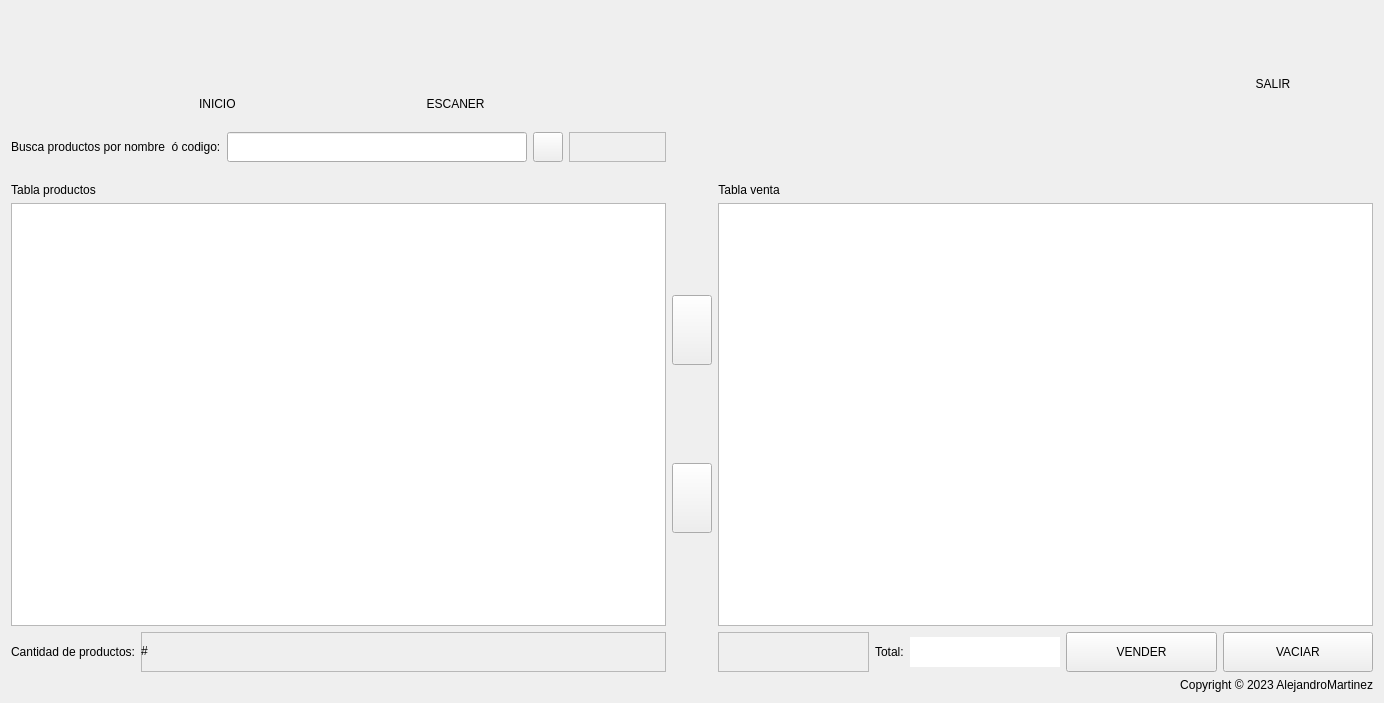
<?xml version="1.0" encoding="UTF-8"?>
<ui version="4.0">
 <class>ListProductForm</class>
 <widget class="QWidget" name="ListProductForm">
  <property name="geometry">
   <rect>
    <x>0</x>
    <y>0</y>
    <width>1384</width>
    <height>703</height>
   </rect>
  </property>
  <property name="sizePolicy">
   <sizepolicy hsizetype="Fixed" vsizetype="Fixed">
    <horstretch>0</horstretch>
    <verstretch>0</verstretch>
   </sizepolicy>
  </property>
  <property name="windowTitle">
   <string>Lista de productos</string>
  </property>
  <property name="windowIcon">
   <iconset>
    <normaloff>../assets/newicons/icons8-tienda-online-48.png</normaloff>../assets/newicons/icons8-tienda-online-48.png</iconset>
  </property>
  <property name="styleSheet">
   <string notr="true">QPushButton:hover
{
	border-style: solid;
	background-color: #bbdefb;
}

QPushButton:pressed
{
	background-color: #0069c0;
}</string>
  </property>
  <layout class="QGridLayout" name="gridLayout_4">
   <item row="4" column="3">
    <widget class="QLabel" name="label_12">
     <property name="sizePolicy">
      <sizepolicy hsizetype="Fixed" vsizetype="Fixed">
       <horstretch>0</horstretch>
       <verstretch>0</verstretch>
      </sizepolicy>
     </property>
     <property name="layoutDirection">
      <enum>Qt::LeftToRight</enum>
     </property>
     <property name="styleSheet">
      <string notr="true">font: 700 11pt &quot;Segoe UI&quot;;</string>
     </property>
     <property name="text">
      <string>Tabla venta</string>
     </property>
     <property name="textFormat">
      <enum>Qt::MarkdownText</enum>
     </property>
     <property name="alignment">
      <set>Qt::AlignCenter</set>
     </property>
    </widget>
   </item>
   <item row="5" column="3">
    <widget class="QTableWidget" name="ListSellTable">
     <property name="styleSheet">
      <string notr="true">font: 700 11pt &quot;Segoe UI&quot;;</string>
     </property>
     <property name="editTriggers">
      <set>QAbstractItemView::NoEditTriggers</set>
     </property>
    </widget>
   </item>
   <item row="4" column="0">
    <widget class="QLabel" name="label_11">
     <property name="sizePolicy">
      <sizepolicy hsizetype="Fixed" vsizetype="Fixed">
       <horstretch>0</horstretch>
       <verstretch>0</verstretch>
      </sizepolicy>
     </property>
     <property name="layoutDirection">
      <enum>Qt::LeftToRight</enum>
     </property>
     <property name="styleSheet">
      <string notr="true">font: 700 11pt &quot;Segoe UI&quot;;</string>
     </property>
     <property name="text">
      <string>Tabla productos</string>
     </property>
     <property name="textFormat">
      <enum>Qt::MarkdownText</enum>
     </property>
     <property name="alignment">
      <set>Qt::AlignCenter</set>
     </property>
    </widget>
   </item>
   <item row="6" column="0">
    <layout class="QHBoxLayout" name="horizontalLayout_6">
     <property name="spacing">
      <number>6</number>
     </property>
     <property name="sizeConstraint">
      <enum>QLayout::SetFixedSize</enum>
     </property>
     <property name="rightMargin">
      <number>0</number>
     </property>
     <item>
      <widget class="QLabel" name="label_8">
       <property name="sizePolicy">
        <sizepolicy hsizetype="Fixed" vsizetype="Fixed">
         <horstretch>0</horstretch>
         <verstretch>0</verstretch>
        </sizepolicy>
       </property>
       <property name="styleSheet">
        <string notr="true">font: 700 11pt &quot;Segoe UI&quot;;</string>
       </property>
       <property name="text">
        <string>Cantidad de productos:</string>
       </property>
      </widget>
     </item>
     <item>
      <widget class="QFrame" name="frame">
       <property name="styleSheet">
        <string>font: 700 11pt &quot;Segoe UI&quot;;</string>
       </property>
       <property name="frameShape">
        <enum>QFrame::StyledPanel</enum>
       </property>
       <property name="frameShadow">
        <enum>QFrame::Raised</enum>
       </property>
       <widget class="QLabel" name="labelQty">
        <property name="geometry">
         <rect>
          <x>0</x>
          <y>10</y>
          <width>144</width>
          <height>17</height>
         </rect>
        </property>
        <property name="sizePolicy">
         <sizepolicy hsizetype="Fixed" vsizetype="Fixed">
          <horstretch>0</horstretch>
          <verstretch>0</verstretch>
         </sizepolicy>
        </property>
        <property name="styleSheet">
         <string notr="true">font: 700 11pt &quot;Segoe UI&quot;;</string>
        </property>
        <property name="text">
         <string>#</string>
        </property>
       </widget>
      </widget>
     </item>
    </layout>
   </item>
   <item row="6" column="3">
    <layout class="QHBoxLayout" name="horizontalLayout_5">
     <item>
      <widget class="QFrame" name="frame_2">
       <property name="styleSheet">
        <string>font: 700 11pt &quot;Segoe UI&quot;;</string>
       </property>
       <property name="frameShape">
        <enum>QFrame::StyledPanel</enum>
       </property>
       <property name="frameShadow">
        <enum>QFrame::Raised</enum>
       </property>
      </widget>
     </item>
     <item>
      <widget class="QLabel" name="label_9">
       <property name="sizePolicy">
        <sizepolicy hsizetype="Fixed" vsizetype="Fixed">
         <horstretch>0</horstretch>
         <verstretch>0</verstretch>
        </sizepolicy>
       </property>
       <property name="styleSheet">
        <string notr="true">font: 700 11pt &quot;Segoe UI&quot;;</string>
       </property>
       <property name="text">
        <string>Total:</string>
       </property>
      </widget>
     </item>
     <item>
      <widget class="QLineEdit" name="lineEditSell">
       <property name="enabled">
        <bool>true</bool>
       </property>
       <property name="sizePolicy">
        <sizepolicy hsizetype="Fixed" vsizetype="Fixed">
         <horstretch>0</horstretch>
         <verstretch>0</verstretch>
        </sizepolicy>
       </property>
       <property name="maximumSize">
        <size>
         <width>150</width>
         <height>30</height>
        </size>
       </property>
       <property name="focusPolicy">
        <enum>Qt::NoFocus</enum>
       </property>
       <property name="styleSheet">
        <string notr="true">font: 700 11pt &quot;Segoe UI&quot;;</string>
       </property>
       <property name="frame">
        <bool>false</bool>
       </property>
       <property name="dragEnabled">
        <bool>false</bool>
       </property>
       <property name="readOnly">
        <bool>true</bool>
       </property>
      </widget>
     </item>
     <item>
      <widget class="QPushButton" name="sellButton">
       <property name="minimumSize">
        <size>
         <width>0</width>
         <height>40</height>
        </size>
       </property>
       <property name="cursor">
        <cursorShape>PointingHandCursor</cursorShape>
       </property>
       <property name="styleSheet">
        <string notr="true">font: 700 11pt &quot;Segoe UI&quot;;</string>
       </property>
       <property name="text">
        <string>VENDER</string>
       </property>
       <property name="icon">
        <iconset>
         <normaloff>../assets/newicons/icons8-dinero-48.png</normaloff>../assets/newicons/icons8-dinero-48.png</iconset>
       </property>
       <property name="iconSize">
        <size>
         <width>30</width>
         <height>30</height>
        </size>
       </property>
      </widget>
     </item>
     <item>
      <widget class="QPushButton" name="clearButton">
       <property name="minimumSize">
        <size>
         <width>0</width>
         <height>40</height>
        </size>
       </property>
       <property name="cursor">
        <cursorShape>PointingHandCursor</cursorShape>
       </property>
       <property name="styleSheet">
        <string notr="true">font: 700 11pt &quot;Segoe UI&quot;;</string>
       </property>
       <property name="text">
        <string>VACIAR</string>
       </property>
       <property name="icon">
        <iconset>
         <normaloff>../assets/newicons/icons8-limpiar-48.png</normaloff>../assets/newicons/icons8-limpiar-48.png</iconset>
       </property>
       <property name="iconSize">
        <size>
         <width>30</width>
         <height>30</height>
        </size>
       </property>
      </widget>
     </item>
    </layout>
   </item>
   <item row="5" column="1">
    <layout class="QVBoxLayout" name="verticalLayout_2">
     <item>
      <widget class="QPushButton" name="addcartButton">
       <property name="minimumSize">
        <size>
         <width>0</width>
         <height>70</height>
        </size>
       </property>
       <property name="cursor">
        <cursorShape>PointingHandCursor</cursorShape>
       </property>
       <property name="styleSheet">
        <string notr="true">font: 700 11pt &quot;Segoe UI&quot;;</string>
       </property>
       <property name="text">
        <string/>
       </property>
       <property name="icon">
        <iconset>
         <normaloff>../assets/newicons/icons8-agregar-a-carrito-de-compras-48.png</normaloff>../assets/newicons/icons8-agregar-a-carrito-de-compras-48.png</iconset>
       </property>
       <property name="iconSize">
        <size>
         <width>40</width>
         <height>40</height>
        </size>
       </property>
      </widget>
     </item>
     <item>
      <widget class="QPushButton" name="removecartButton">
       <property name="minimumSize">
        <size>
         <width>0</width>
         <height>70</height>
        </size>
       </property>
       <property name="cursor">
        <cursorShape>PointingHandCursor</cursorShape>
       </property>
       <property name="styleSheet">
        <string notr="true">font: 700 11pt &quot;Segoe UI&quot;;</string>
       </property>
       <property name="text">
        <string/>
       </property>
       <property name="icon">
        <iconset>
         <normaloff>../assets/newicons/icons8-vaciar-carro-48.png</normaloff>../assets/newicons/icons8-vaciar-carro-48.png</iconset>
       </property>
       <property name="iconSize">
        <size>
         <width>40</width>
         <height>40</height>
        </size>
       </property>
      </widget>
     </item>
    </layout>
   </item>
   <item row="7" column="3">
    <widget class="QLabel" name="label_10">
     <property name="text">
      <string>Copyright © 2023 AlejandroMartinez</string>
     </property>
     <property name="alignment">
      <set>Qt::AlignRight|Qt::AlignTrailing|Qt::AlignVCenter</set>
     </property>
    </widget>
   </item>
   <item row="1" column="0">
    <layout class="QHBoxLayout" name="horizontalLayout_2">
     <property name="spacing">
      <number>6</number>
     </property>
     <property name="sizeConstraint">
      <enum>QLayout::SetDefaultConstraint</enum>
     </property>
     <property name="leftMargin">
      <number>0</number>
     </property>
     <property name="topMargin">
      <number>15</number>
     </property>
     <property name="rightMargin">
      <number>0</number>
     </property>
     <property name="bottomMargin">
      <number>15</number>
     </property>
     <item>
      <widget class="QLabel" name="label">
       <property name="sizePolicy">
        <sizepolicy hsizetype="Fixed" vsizetype="Minimum">
         <horstretch>0</horstretch>
         <verstretch>0</verstretch>
        </sizepolicy>
       </property>
       <property name="styleSheet">
        <string notr="true">font: 700 11pt &quot;Segoe UI&quot;;</string>
       </property>
       <property name="text">
        <string>Busca productos por nombre  ó codigo:</string>
       </property>
      </widget>
     </item>
     <item>
      <widget class="QLineEdit" name="lineEditSearch">
       <property name="sizePolicy">
        <sizepolicy hsizetype="Expanding" vsizetype="Minimum">
         <horstretch>0</horstretch>
         <verstretch>0</verstretch>
        </sizepolicy>
       </property>
       <property name="maximumSize">
        <size>
         <width>300</width>
         <height>16777215</height>
        </size>
       </property>
       <property name="styleSheet">
        <string notr="true">font: 700 11pt &quot;Segoe UI&quot;;</string>
       </property>
      </widget>
     </item>
     <item>
      <widget class="QPushButton" name="searchButton">
       <property name="sizePolicy">
        <sizepolicy hsizetype="Minimum" vsizetype="Minimum">
         <horstretch>0</horstretch>
         <verstretch>0</verstretch>
        </sizepolicy>
       </property>
       <property name="minimumSize">
        <size>
         <width>0</width>
         <height>30</height>
        </size>
       </property>
       <property name="maximumSize">
        <size>
         <width>30</width>
         <height>16777215</height>
        </size>
       </property>
       <property name="styleSheet">
        <string notr="true">font: 700 11pt &quot;Segoe UI&quot;;</string>
       </property>
       <property name="text">
        <string/>
       </property>
       <property name="icon">
        <iconset>
         <normaloff>../assets/newicons/icons8-búsqueda-50.png</normaloff>../assets/newicons/icons8-búsqueda-50.png</iconset>
       </property>
      </widget>
     </item>
     <item>
      <widget class="QFrame" name="frame_3">
       <property name="styleSheet">
        <string>font: 700 11pt &quot;Segoe UI&quot;;</string>
       </property>
       <property name="frameShape">
        <enum>QFrame::StyledPanel</enum>
       </property>
       <property name="frameShadow">
        <enum>QFrame::Raised</enum>
       </property>
      </widget>
     </item>
    </layout>
   </item>
   <item row="5" column="0">
    <widget class="QTableWidget" name="ListProductTable">
     <property name="styleSheet">
      <string notr="true">font: 700 11pt &quot;Segoe UI&quot;;</string>
     </property>
     <property name="editTriggers">
      <set>QAbstractItemView::NoEditTriggers</set>
     </property>
    </widget>
   </item>
   <item row="0" column="0">
    <layout class="QHBoxLayout" name="horizontalLayout">
     <property name="sizeConstraint">
      <enum>QLayout::SetFixedSize</enum>
     </property>
     <item>
      <layout class="QVBoxLayout" name="verticalLayout">
       <property name="sizeConstraint">
        <enum>QLayout::SetFixedSize</enum>
       </property>
       <item>
        <widget class="QPushButton" name="inicioButton">
         <property name="enabled">
          <bool>true</bool>
         </property>
         <property name="sizePolicy">
          <sizepolicy hsizetype="Fixed" vsizetype="Fixed">
           <horstretch>0</horstretch>
           <verstretch>0</verstretch>
          </sizepolicy>
         </property>
         <property name="minimumSize">
          <size>
           <width>0</width>
           <height>80</height>
          </size>
         </property>
         <property name="maximumSize">
          <size>
           <width>150</width>
           <height>16777215</height>
          </size>
         </property>
         <property name="cursor">
          <cursorShape>PointingHandCursor</cursorShape>
         </property>
         <property name="styleSheet">
          <string notr="true">font: 700 11pt &quot;Segoe UI&quot;;</string>
         </property>
         <property name="text">
          <string/>
         </property>
         <property name="icon">
          <iconset>
           <normaloff>../assets/newicons/icons8-libro-abierto-48.png</normaloff>../assets/newicons/icons8-libro-abierto-48.png</iconset>
         </property>
         <property name="iconSize">
          <size>
           <width>50</width>
           <height>50</height>
          </size>
         </property>
         <property name="autoDefault">
          <bool>false</bool>
         </property>
         <property name="default">
          <bool>false</bool>
         </property>
         <property name="flat">
          <bool>true</bool>
         </property>
        </widget>
       </item>
       <item>
        <widget class="QLabel" name="label_2">
         <property name="sizePolicy">
          <sizepolicy hsizetype="Fixed" vsizetype="Fixed">
           <horstretch>0</horstretch>
           <verstretch>0</verstretch>
          </sizepolicy>
         </property>
         <property name="styleSheet">
          <string notr="true">font: 700 11pt &quot;Segoe UI&quot;;</string>
         </property>
         <property name="frameShape">
          <enum>QFrame::NoFrame</enum>
         </property>
         <property name="text">
          <string>  INICIO</string>
         </property>
         <property name="alignment">
          <set>Qt::AlignCenter</set>
         </property>
        </widget>
       </item>
      </layout>
     </item>
     <item>
      <layout class="QVBoxLayout" name="verticalLayout_3">
       <property name="sizeConstraint">
        <enum>QLayout::SetFixedSize</enum>
       </property>
       <item>
        <widget class="QPushButton" name="escanearButton">
         <property name="enabled">
          <bool>true</bool>
         </property>
         <property name="sizePolicy">
          <sizepolicy hsizetype="Fixed" vsizetype="Fixed">
           <horstretch>0</horstretch>
           <verstretch>0</verstretch>
          </sizepolicy>
         </property>
         <property name="minimumSize">
          <size>
           <width>0</width>
           <height>80</height>
          </size>
         </property>
         <property name="maximumSize">
          <size>
           <width>150</width>
           <height>16777215</height>
          </size>
         </property>
         <property name="cursor">
          <cursorShape>PointingHandCursor</cursorShape>
         </property>
         <property name="autoFillBackground">
          <bool>false</bool>
         </property>
         <property name="styleSheet">
          <string notr="true">font: 700 11pt &quot;Segoe UI&quot;;</string>
         </property>
         <property name="inputMethodHints">
          <set>Qt::ImhNone</set>
         </property>
         <property name="text">
          <string/>
         </property>
         <property name="icon">
          <iconset>
           <normaloff>../assets/newicons/icons8-escáner-de-código-de-barras-48.png</normaloff>../assets/newicons/icons8-escáner-de-código-de-barras-48.png</iconset>
         </property>
         <property name="iconSize">
          <size>
           <width>50</width>
           <height>50</height>
          </size>
         </property>
         <property name="autoDefault">
          <bool>false</bool>
         </property>
         <property name="default">
          <bool>false</bool>
         </property>
         <property name="flat">
          <bool>true</bool>
         </property>
        </widget>
       </item>
       <item>
        <widget class="QLabel" name="label_6">
         <property name="sizePolicy">
          <sizepolicy hsizetype="Fixed" vsizetype="Fixed">
           <horstretch>0</horstretch>
           <verstretch>0</verstretch>
          </sizepolicy>
         </property>
         <property name="styleSheet">
          <string notr="true">font: 700 11pt &quot;Segoe UI&quot;;</string>
         </property>
         <property name="text">
          <string> ESCANER</string>
         </property>
         <property name="alignment">
          <set>Qt::AlignCenter</set>
         </property>
        </widget>
       </item>
      </layout>
     </item>
     <item>
      <layout class="QVBoxLayout" name="verticalLayout_4">
       <property name="sizeConstraint">
        <enum>QLayout::SetFixedSize</enum>
       </property>
      </layout>
     </item>
     <item>
      <layout class="QVBoxLayout" name="verticalLayout_5">
       <property name="sizeConstraint">
        <enum>QLayout::SetFixedSize</enum>
       </property>
      </layout>
     </item>
    </layout>
   </item>
   <item row="0" column="3">
    <layout class="QHBoxLayout" name="horizontalLayout_4">
     <property name="sizeConstraint">
      <enum>QLayout::SetFixedSize</enum>
     </property>
     <property name="leftMargin">
      <number>350</number>
     </property>
     <item>
      <layout class="QVBoxLayout" name="verticalLayout_6">
       <property name="sizeConstraint">
        <enum>QLayout::SetFixedSize</enum>
       </property>
      </layout>
     </item>
     <item>
      <layout class="QVBoxLayout" name="verticalLayout_7">
       <property name="sizeConstraint">
        <enum>QLayout::SetFixedSize</enum>
       </property>
       <property name="leftMargin">
        <number>100</number>
       </property>
       <item>
        <widget class="QPushButton" name="salirButton">
         <property name="enabled">
          <bool>true</bool>
         </property>
         <property name="sizePolicy">
          <sizepolicy hsizetype="Fixed" vsizetype="Fixed">
           <horstretch>0</horstretch>
           <verstretch>0</verstretch>
          </sizepolicy>
         </property>
         <property name="cursor">
          <cursorShape>PointingHandCursor</cursorShape>
         </property>
         <property name="styleSheet">
          <string notr="true">font: 700 11pt &quot;Segoe UI&quot;;</string>
         </property>
         <property name="text">
          <string/>
         </property>
         <property name="icon">
          <iconset>
           <normaloff>../assets/newicons/icons8-salida-48.png</normaloff>../assets/newicons/icons8-salida-48.png</iconset>
         </property>
         <property name="iconSize">
          <size>
           <width>50</width>
           <height>50</height>
          </size>
         </property>
         <property name="flat">
          <bool>true</bool>
         </property>
        </widget>
       </item>
       <item>
        <widget class="QLabel" name="label_3">
         <property name="sizePolicy">
          <sizepolicy hsizetype="Fixed" vsizetype="Fixed">
           <horstretch>0</horstretch>
           <verstretch>0</verstretch>
          </sizepolicy>
         </property>
         <property name="styleSheet">
          <string notr="true">font: 700 11pt &quot;Segoe UI&quot;;</string>
         </property>
         <property name="text">
          <string>  SALIR</string>
         </property>
        </widget>
       </item>
      </layout>
     </item>
    </layout>
   </item>
  </layout>
 </widget>
 <resources/>
 <connections/>
</ui>
